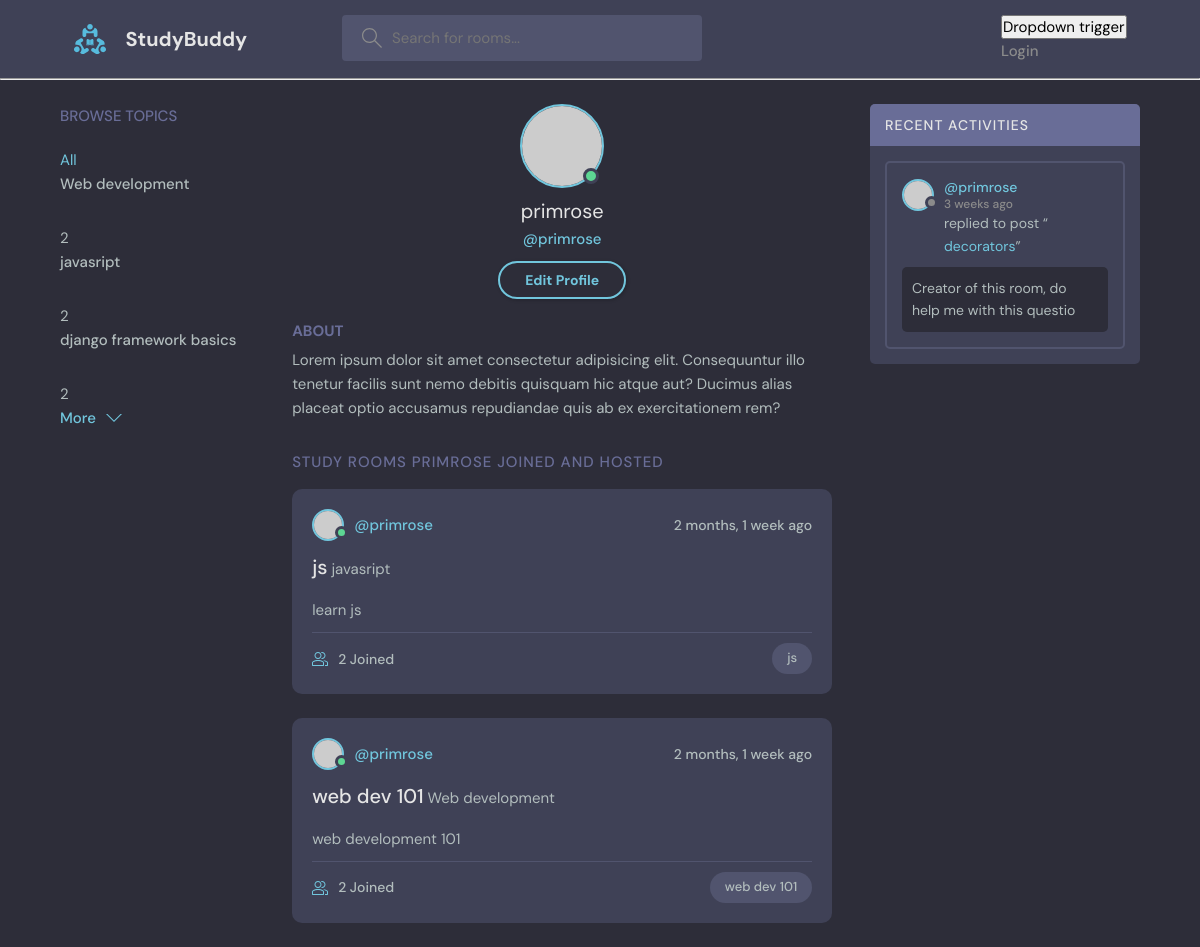
Page /userprofile/1/ on the committed database.
### base/models.py (models this page shows)
class Topic(models.Model):
    title = models.CharField(max_length=50)
    def __str__(self):
        return self.title

class Rooms(models.Model):
    host = models.ForeignKey(User, on_delete=models.SET_NULL, null=True)
    topic =  models.ForeignKey('Topic', on_delete=models.SET_NULL, null=True) #'' around Topic cause topic is below and not above the room classs
    name = models.CharField(max_length=20)
    participants = models.ManyToManyField(User,related_name='participants', blank=True)
    description = models.TextField()
    updated_at = models.DateTimeField(auto_now=True)
    created_at = DateTimeField(auto_now_add=True) #takes timestamp at creation only
    class Meta:
        ordering = ['-updated_at','-created_at']  #ensure that the most recent room appears at the top
    def __str__(self):
        return self.name

class Message(models.Model):
    user = models.ForeignKey(User, on_delete=models.CASCADE)
    room = models.ForeignKey(Rooms, on_delete=models.CASCADE)
    body = models.TextField( )
    updated_at = models.DateTimeField(auto_now=True)
    created_at = DateTimeField(auto_now_add=True) #takes timestamp at creation only
    class Meta:
        ordering = ['-updated_at','-created_at']  #ensure that the most recent message appears at the top
    def __str__(self):
        return self.body[0:50] #converts an object into a string

### base/views.py (the view)
# urls.py: path('userprofile/<str:pk>/',views.userProfile,name='user-profile'),
def userProfile(request,pk):
    userObj = User.objects.get(id=pk)
    rooms = userObj.rooms_set.all() #getting the rooms a user is subscribed too
    room_messages = userObj.message_set.all()[0:5] #getting any mesages that user has sent ps:_set.all()this aplies for children
    room_count = rooms.count()
    topics = Topic.objects.all()
    context = {"userObj":userObj, "rooms":rooms,
               "room_messages":room_messages,
               "room_count":room_count,"topics": topics}
    print(context)
    return render(request,'profile.html',context)

### templates/profile.html (shortened to what this page needs)
{% extends 'main.html'%} {% block content %}
<main class="profile-page layout layout--3">
  <div class="container">
    <div class="topics">
      <div class="topics__header">
        <h2>Browse Topics</h2>
      </div>
  {% include 'topic-component.html' %}
      <button class="btn btn--link" href="/">
        More
        <svg
          version="1.1"
          xmlns="http://www.w3.org/2000/svg"
          width="32"
          height="32"
          viewBox="0 0 32 32"
        >
          <title>chevron-down</title>
          <path d="M16 21l-13-13h-3l16 16 16-16h-3l-13 13z"></path>
        </svg>
      </button>
    </div>
    <div class="roomList">
      <div class="profile">
        <div class="profile__avatar">
          <div class="avatar avatar--large active">
            <img src="https://randomuser.me/api/portraits/men/11.jpg" />
          </div>
        </div>
        <div class="profile__info">
          <h3>{{ userObj }}</h3>
          <p>@{{ userObj.username }}</p>
          <a href="edit-user.html" class="btn btn--main btn--pill"
            >Edit Profile</a
          >
        </div>
        <div class="profile__about">
          <h3>About</h3>
          <p>
            Lorem ipsum dolor sit amet consectetur adipisicing elit.
            Consequuntur illo tenetur facilis sunt nemo debitis quisquam hic
            atque aut? Ducimus alias placeat optio accusamus repudiandae quis ab
            ex exercitationem rem?
          </p>
        </div>
      </div>
      <div class="roomList__header">
        <div>
          <h2>Study Rooms {{ userObj.username }} Joined and hosted</h2>
        </div>
      </div>
       {% for room in rooms %}
        <div class="roomListRoom">
          <div class="roomListRoom__header">
            <a
              href="{% url 'user-profile' room.host.id %}"
              class="roomListRoom__author"
            >
              <div class="avatar avatar--small active">
                <img src="https://randomuser.me/api/portraits/men/11.jpg" />
              </div>
              <span>@{{ room.host.username }}</span>
            </a>
            <div class="roomListRoom__actions">
              <span>{{room.created_at|timesince }} ago </span>
            </div>
          </div>
          <div class="roomListRoom__content">
            <a href="{% url 'room' room.id %}">{{ room.name }}</a>
            <small>{{ room.topic.title }}</small>
            <p>{{ room.description }}</p>
          </div>
          <div class="roomListRoom__meta">
            <a class="roomListRoom__joined">
              {{ room_count }} Joined
            </a>
            <p class="roomListRoom__topic">{{ room.name }}</p>
          </div>
        </div>
        {% endfor %}
    </div>
 <div class="activities">
  <div class="activities__header">
    <h2>Recent Activities</h2>
  </div>
  {% for room_message in room_messages %}
  <div class="activities__box">
    <div class="activities__boxHeader roomListRoom__header">
      <a href="{% url 'user-profile' room_message.user.id %}" class="roomListRoom__author">
        <div class="avatar avatar--small">
          <img src="https://randomuser.me/api/portraits/women/11.jpg" />
        </div>
        <p>
          @{{ room_message.user.username}}
          <span>{{  room_message.created_at|timesince  }} ago</span>
        </p>
      </a>
    </div>
    <div class="activities__boxContent">
      <p>replied to post “<a href="{% url 'room' room_message.room.id %}">{{ room_message.room }}</a>”</p>
      <div class="activities__boxRoomContent">
        {{ room_message }}
      </div>
    </div>
  </div>
 {% endfor %}
</div>
        </div>
</main>
{% endblock content %}

### templates/topic-component.html
<a href="{% url 'home' %}">All</a>
{% for topic in topics %}
<div>
   <ul class="topics__list">
            <li>
              <a href="{% url 'home' %}?query={{ topic.title }} ">{{ topic.title }}</a><span>{{ room_count }}</span>
            </li>
          </ul>
</div>
{% endfor %}

### rows in the picture
Topic: title "Web development", room_count "2"
Topic: title "javasript", id "2"
Topic: title "django framework basics", room_count "2"
Rooms: host.username "primrose", created_at "2 months, 1 week", name "js", topic "javasript", description "learn js", topic "2"
Rooms: host.username "primrose", created_at "2 months, 1 week", name "web dev 101", topic "Web development", description "web development 101", id "2"
Message: user.username "primrose", created_at "3 weeks", room "decorators", body "Creator of this room, do help me with this questio"

### other values in the picture
{{ userObj }} "primrose"
{{ userObj.username }} "primrose"
{{ userObj.username }} "PRIMROSE"
